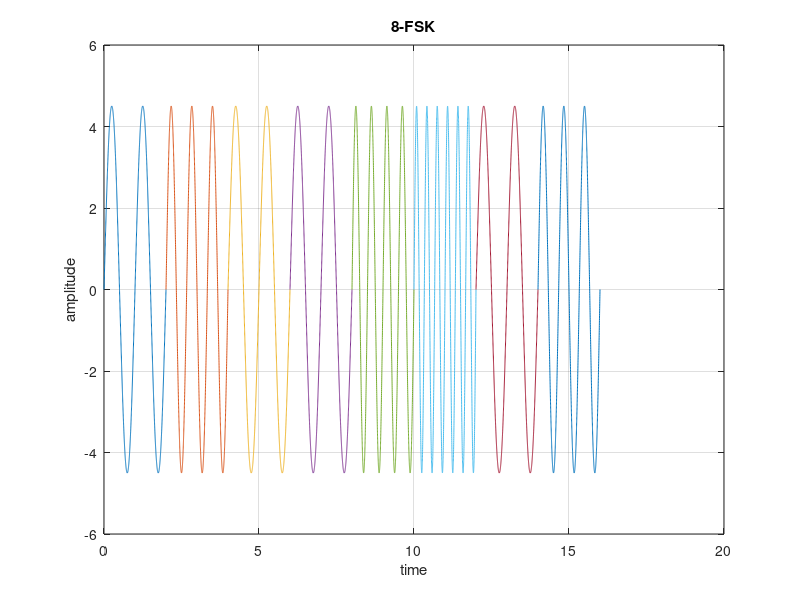

The MATLAB script that drew this image:
% Shadril Hassan Shifat
% ID: 20-42451-1

% Data Communication Lab Task - 4
% Title: Study of Digital to Analog Conversion using MATLAB
% Performance Task for Lab Report (b)
close all;
clc;
clear all;
%ID=AB-CDEFG-H
A=2;
B=0;
C=4;
D=2;
E=4;
F=5;
G=1;
H=1;

% Converting E=4, F=5 and G=1 to 8 bit ASCII characters array
bitStream_1= dec2bin(E,8)-'0';
bitStream_2= dec2bin(F,8)-'0';
bitStream_3= dec2bin(G,8)-'0';
% genarating bit stream array
bitStream= [bitStream_1 bitStream_2 bitStream_3]; 
% calculating length of bit stream
n=length(bitStream); 
ts=2;
%frequency
fd=4.5;
fs=1000;
i=1;
g=0;
while i:3:n
    %width of any pulse 
    i
    t=g*ts:1/fs:(g+1)*ts;
    %condition
    if bitStream(i)==0 && bitStream(i+1)==0 && bitStream(i+2)==0
        fsk=4.5*sin(2*pi*t);
        
    elseif bitStream(i)==0 && bitStream(i+1)==0 && bitStream(i+2)==1
        fsk=4.5*sin(2*pi*1.5*t);
        
    elseif bitStream(i)==0 && bitStream(i+1)==1 && bitStream(i+2)==0
        fsk=4.5*sin(2*pi*2*t);
  
    elseif bitStream(i)==0 && bitStream(i+1)==1 && bitStream(i+2)==1
        fsk=4.5*sin(2*pi*2.5*t);
  
    elseif bitStream(i)==1 && bitStream(i+1)==0 && bitStream(i+2)==0
        fsk=4.5*sin(2*pi*3*t);
        
    elseif bitStream(i)==1 && bitStream(i+1)==0 && bitStream(i+2)==1
        fsk=4.5*sin(2*pi*3.5*t);

    elseif bitStream(i)==1 && bitStream(i+1)==1 && bitStream(i+2)==0
        fsk=4.5*sin(2*pi*4*t);
        
    elseif bitStream(i)==1 && bitStream(i+1)==1 && bitStream(i+2)==1
        fsk=4.5*sin(2*pi*4.5*t);
        
    end
    
    %plotting graph
    plot(t,fsk);
    hold on;
    grid on;
    title('8-FSK');
    xlabel('time');
    ylabel('amplitude')
    
    i=i+3;
    g=g+1;
end;
hold off;